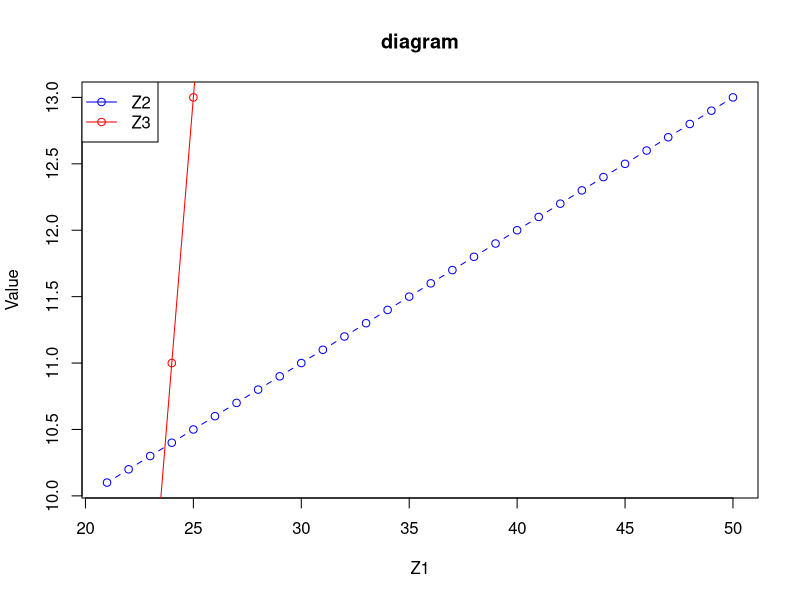

The R script that drew this image: (Note: this script raises an error after producing the figure.)
#Matrix Production

A <- matrix(c(1, 2, 3, 4), nrow = 2)
B <- matrix(c(5, 6, 7, 8), nrow = 2)

AB <- A %*% B
print(AB)


Z1 <- 21:50
Z2 <- seq(10.1, 13, length.out = 30)
Z3 <- seq(5, 63, length.out = 30)
Z <- cbind(Z1, Z2, Z3)
Z
Y <- cbind(Z, 1:30)
Y
# Step 3: Plot Z2 and Z3 against Z1
plot(Z1, Z2, type = "b", col = "blue", xlab = "Z1", ylab = "Value", main = "diagram")
lines(Z1, Z3, type = "o", col = "red")
legend("topleft", legend = c("Z2", "Z3"), col = c("blue", "red"), lty = 1, pch = c(1,1))

anova_model <- aov(gain ~ treatment)



A1 <- c(218, 225, 220, 245, 241)
A2 <- c(249, 240, 243, 241, 252)
A3 <- c(280, 285, 276, 278, 279)
A4 <- c(275, 270, 287, 284, 290)

gain <- c(A1, A2, A3, A4)

treatment <- factor(rep(c("A1", "A2", "A3", "A4"), each = 5))
treatment


anova_model <- aov(gain ~ treatment)
summary(anova_model)

TukeyHSD(anova_model)


# Load ggplot2
install.packages("ggplot2")  # Only once
library(ggplot2)

# Create a data frame from vectors
df <- data.frame(Z1, Z2, Z3)

# Plot Z2 and Z3 vs Z1 using ggplot
library(tidyr)

df_long <- pivot_longer(df, cols = c("Z2", "Z3"), names_to = "Variable", values_to = "Value")

ggplot(df_long, aes(x = Z1, y = Value, color = Variable, shape = Variable)) +
    geom_line() +
    geom_point() +
    labs(title = "diagram", x = "Z1", y = "Value") +
    theme_minimal()












#Polynomial Regression weight loss over time

t <- 0:9
y <- c(0.21, -1.46, -3.04, -3.21, -5.04, -5.37, -6.03, -7.21, -7.46, -7.96)

model <- lm(y ~ poly(t, 2))
summary(model)


# Base R plot
plot(t, y, main = "Weight Loss Over Time", xlab = "Time", ylab = "Weight Difference", pch = 19)
lines(t, predict(model), col = "blue", lwd = 2)
legend("bottomleft", legend = c("Observed", "Fitted"), col = c("black", "blue"), lty = c(NA,1), pch = c(19, NA))

residualss <- resid(model)
residualss

plot(t, residualss, type = "b", main = "Residual Plot", xlab = "Time", ylab = "Residuals", col = "red")
abline(h = 0, lty = 2)

qqnorm(residualss)
qqline(residualss)






data(trees)
head(trees)

#fit the model
model2 <- lm(Volume ~ Girth + Height, data = trees)
summary(model2)

#residuals up to 3 decimal places
residuals <- round(resid(model2), 3)
print(residuals)


shapiro.test(resid(model2))
qqnorm(resid(model2))
qqline(resid(model2), col = "red")

library(car)
vif(model2)
